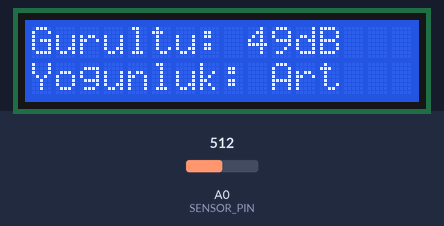
Recording of a sketch running on a simulated Arduino Uno, built with avr-gcc and run on an emulated ATmega328P. On the bench: 16×2 character LCD. The inputs (shaded band) are chosen by the test bench; at power-on: A0 (SENSOR_PIN) = 512.

Above: at 0.2 s.

The sketch:

sketch_may19a.ino
```cpp
#include <LiquidCrystal.h>

#define SENSOR_PIN A0

LiquidCrystal lcd(1, 2, 4, 5, 6, 7);  // Creates an LCD object. Parameters: (rs, 1, d4, d5, d6, d7)


const int sampleWindow = 70;  // Sample window width in mS (50 mS = 20Hz)
const int decibelThreshold = 72.1;


void setup() {
  lcd.begin(16, 2);
  printOpeningMessage();
}


void loop() {
  lcd.clear();

  const unsigned int sample = getDecibelSample();
  unsigned int db = map(sample, 0, 1024, 49.5, 90);

  printResult(db);


  delay(500);
}

unsigned int getDecibelSample() {
  unsigned long startMillis = millis();          // Start of sample window

  unsigned int max = 0;
  unsigned int min = 1024;

  while (millis() - startMillis < sampleWindow) {
    unsigned int sample = analogRead(SENSOR_PIN);  //get reading from microphone

    if(sample > max){
      max = sample;
    }

    if(sample < min){
      min = sample;
    }
  }

  return max - min;
}

void printOpeningMessage() {
  lcd.print("Made By");
  lcd.setCursor(0, 1);
  lcd.print("Mete ARSLAN");
}

void printResult(unsigned int db) {
  lcd.setCursor(0, 0);
  lcd.print("Gurultu: ");
  lcd.print(db);
  lcd.print("dB");

  lcd.setCursor(0, 1);

  if (db <= decibelThreshold) {
    lcd.print("Yogunluk: Art");
  }
  else{
    lcd.print("Yogunluk: Azl");
  }
}
```

Measured:
- what the display in image 0 shows lasts 0.5 s, from 0.1 s to 0.6 s
